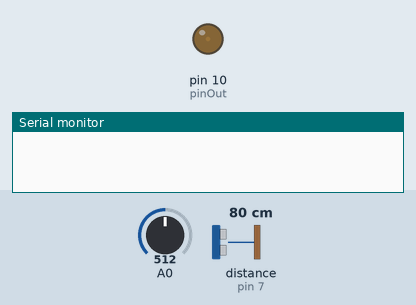
Bench run of a sketch on a simulated Arduino Uno, built with avr-gcc and run on an emulated ATmega328P. Shown: output pins drawn as LEDs (lit = HIGH), the last lines printed to the serial monitor. The inputs (shaded band) are chosen by the test bench; at power-on: A0 = 512, distance to the obstacle (sensor on pin 7) 80 cm. The echo pulse lasts 58.3 µs per cm.

Above: at 1.2 s.
1.3 s: A0 set to 716
At 5.6 s:
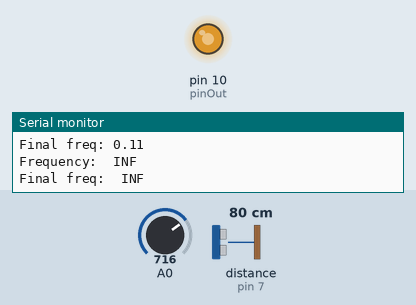
13.5 s: A0 set to 900
26.5 s: A0 set to 511
At 30.7 s:
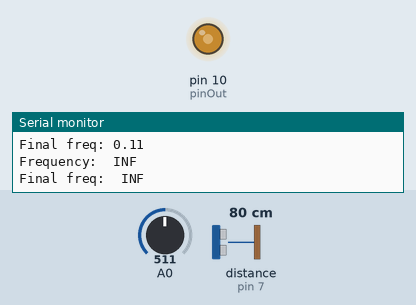
Timing chart, 0 to 43.6 s (numbered marks = the images above; inputs shaded):
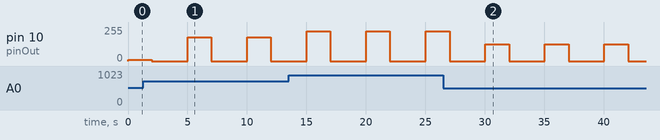

The sketch:

lab3-3.ino
```cpp
// part 2
// int pinIn = 7;
// void setup() {
//   Serial.begin(9600);
//   pinMode(pinIn, INPUT);
// }

// float prev_freq = 0;
// float prev_duty = 0;
// void loop() {
//   unsigned long up = pulseIn(pinIn, HIGH);
//   unsigned long down = pulseIn(pinIn, LOW);
//   unsigned long duration = up + down;
//   float freq = 1000000.0 / duration;        // pulseIn reads in microseconds, so simplify 1/(duration*1e-6) to 1000000/duration
//   float duty = (float)up / duration * 100;  // time high divided by total time

//   // don't change unless freq and duty change by more than 10Hz and 5% in either direction respectively
//   if ((freq > prev_freq + 10 | freq < prev_freq - 10) && (duty > prev_duty + 5 | duty < prev_duty - 5)) {
//     Serial.println("Frequency: " + (String)freq);
//     Serial.println("Duty Cycle: " + (String)duty + "%");
//     // update prev_freq and prev_duty to new values
//     prev_freq = freq;
//     prev_duty = duty;
//   }
// }


// // first part of part 3
// int pinIn = 7;
// int pinOut = 10;
// void setup() {
//   Serial.begin(9600);
//   pinMode(pinIn, INPUT);
//   pinMode(pinOut, OUTPUT);
//   pinMode(A0, INPUT);
//   TCCR1A = TCCR1B = 0;

//   //fast pwm with the top set by ICR1, no prescaling, for and pin 10
//   TCCR1A |= _BV(WGM11) + _BV(COM1B1);
//   TCCR1B |= _BV(CS10) + _BV(WGM13) + _BV(WGM12);

//   ICR1 = 16000;  // 1KHz
//   OCR1B = 500;
// }

// float prev_freq = 0;
// float prev_duty = 0;
// void loop() {
//   int temp = analogRead(A0);
// Serial.println(String(temp));
//   OCR1B = (float)temp / (float)1023 * ICR1;
// }


// second part of part 3
int pinIn = 7;
int pinOut = 10;
unsigned long prevtime = millis();
void setup() {
  Serial.begin(9600);
  pinMode(pinIn, INPUT);
  pinMode(pinOut, OUTPUT);
  pinMode(A0, INPUT);
  TCCR1A = TCCR1B = 0;

  //fast pwm with the top set by ICR1, no prescaling, for and pin 10
  TCCR1A |= _BV(WGM11) + _BV(COM1B1);
  TCCR1B |= _BV(CS10) + _BV(WGM13) + _BV(WGM12);

  ICR1 = 16000;  // 1KHz
  OCR1B = 500;
}

float max_freq = 250000;
float prev_freq = 0;
bool check = true;
void loop() {
  unsigned long up = pulseIn(pinIn, HIGH);
  unsigned long down = pulseIn(pinIn, LOW);
  unsigned long duration = up + down;
  float freq = 1000000.0 / (duration);      // pulseIn reads in microseconds, so simplify 1/(duration*1e-6) to 1000000/duration
  float duty = (float)up / duration * 100;  // time high divided by total time

  float desire_freq = 0;
  // don't change unless freq change by more than 100Hz in either direction respectively
  if (freq > prev_freq + 100 | freq < prev_freq - 100) {
    Serial.println("Frequency: " + String(freq));
    // update prev_freq and prev_duty to new values
    prev_freq = freq;
    desire_freq = freq / 2000;
    Serial.println("Final freq: " + String(desire_freq));
  }

  if (millis() - prevtime > 2000000 / freq) {  // 1/desire_freq*1000 = 1000/(freq/2000) = 2000000/freq
    prevtime = millis();
    check = !check;
  }

  if (check) {
    int temp = analogRead(A0);
    OCR1B = (float)temp / (float)1023 * ICR1;
  } else {
    OCR1B = 0;
  }
}
```

Measured:
- by itself, pin 10 (pinOut): alternates 127/255 for 2.0 s and 0/255 for 3.0 s
